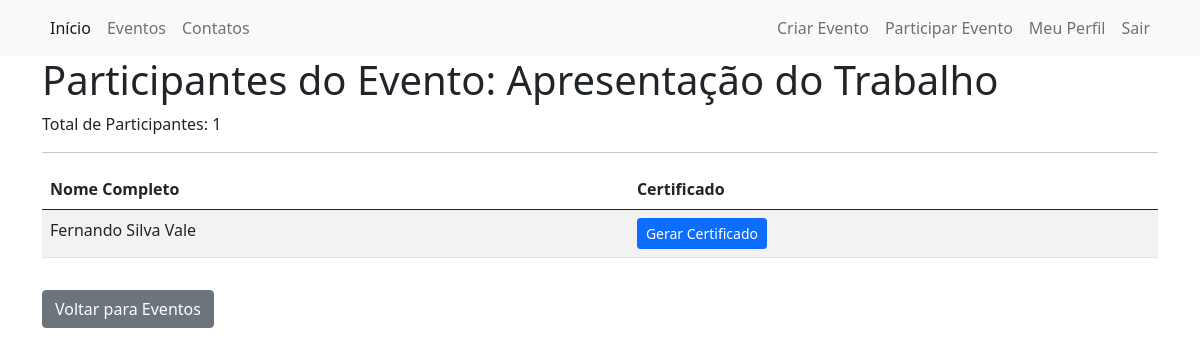
The app's page /evento/1/participantes (signed in), older data.
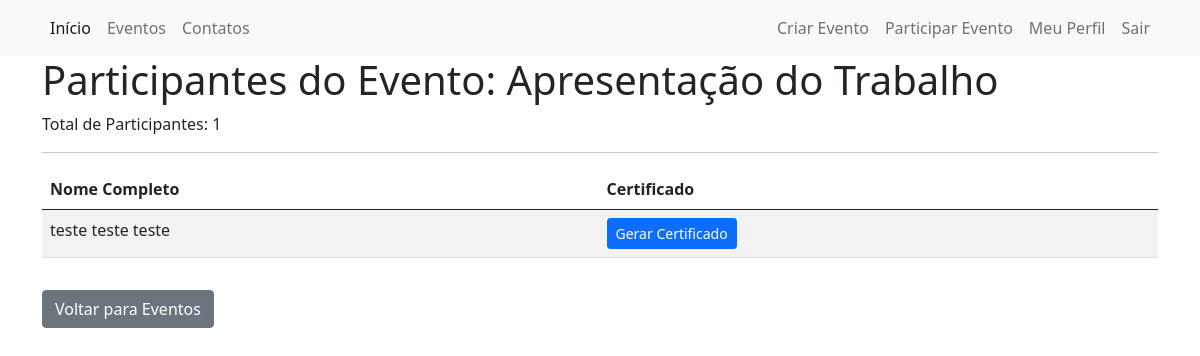
The same page, newer data.
### comunidadecdl/models.py (models this page shows)
class Participacao(database.Model):
    id = database.Column(database.Integer, primary_key=True)
    usuario_id = database.Column(database.Integer, database.ForeignKey('usuario.id'), nullable=False)
    evento_id = database.Column(database.Integer, database.ForeignKey('evento.id'), nullable=False)
    data_inscricao = database.Column(database.DateTime, nullable=False, default=datetime.utcnow)
    nome_completo = database.Column(database.String, nullable=False)
    email = database.Column(database.String, nullable=False)
    usuario = database.relationship('Usuario', backref='usuario', lazy=True) #mantivemos
    evento = database.relationship('Evento', backref='evento', lazy=True)

### comunidadecdl/routes.py (the view)
@app.route('/evento/<int:evento_id>/participantes')
@login_required
def lista_participantes(evento_id):
    evento = Evento.query.get_or_404(evento_id)  # Obtém o evento ou retorna 404 se não encontrado
    participantes = Participacao.query.filter_by(evento_id=evento.id).all()  # Obtém os participantes do evento
    return render_template('lista_participantes.html', evento=evento, participantes=participantes)

### comunidadecdl/models.py (called while the page is built)
@login_manager.user_loader
def load_usuario(id_usuario):
    return Usuario.query.get(int(id_usuario))

### comunidadecdl/templates/lista_participantes.html
{% extends 'base.html' %}
{% block body %}
    <div class="container">
        <h1>Participantes do Evento: {{ evento.titulo }}</h1>
        <p>Total de Participantes: {{ participantes | length }}</p>
        <hr>
        {% if participantes %}
            <div class="table-responsive">
                <table class="table table-striped table-hover">
                    <thead>
                        <tr>
                            <th>Nome Completo</th>
                            {% if evento.id_usuario == current_user.id %}
                                <th>Certificado</th>
                            {% endif %}
                        </tr>
                    </thead>
                    <tbody>
                        {% for participante in participantes %}
                            <tr>
                                <td>{{ participante.nome_completo }}</td>
                                {% if evento.id_usuario == current_user.id %}
                                    <td><a href="{{ url_for('certificados', evento_id=evento.id, participante_id=participante.id) }}" class="btn btn-sm btn-primary">Gerar Certificado</a></td>
                                {% endif %}
                            </tr>
                        {% endfor %}
                    </tbody>
                </table>
            </div>
        {% else %}
            <p>Ainda não há participantes inscritos neste evento.</p>
        {% endif %}
        <a href="{{ url_for('eventos') }}" class="btn btn-secondary mt-3">Voltar para Eventos</a>
    </div>
{% endblock body %}

Row changes from the older to the newer data that the page shows:
changed Participacao: nome_completo "Fernando Silva Vale" → "teste teste teste"
